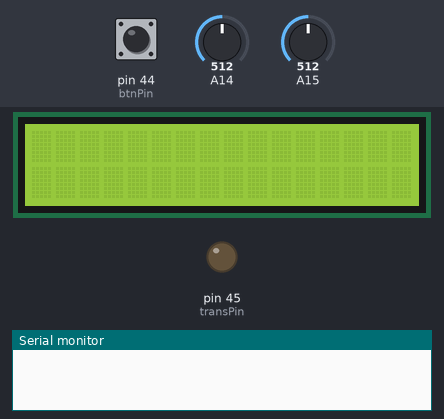
Bench run of a sketch on a simulated Arduino Mega 2560, built with avr-gcc and run on an emulated ATmega2560. Parts: 16×2 character LCD, output pins drawn as LEDs (lit = HIGH), the last lines printed to the serial monitor. The test bench sets the inputs (shaded band); at power-on: pin 44 (btnPin) LOW, A14 = 512, A15 = 512. Pins used as bus, display or sensor lines are not drawn.

Above: at 1.2 s.
1.3 s: pin 44 (btnPin) pulled HIGH for 1 s
At 1.7 s:
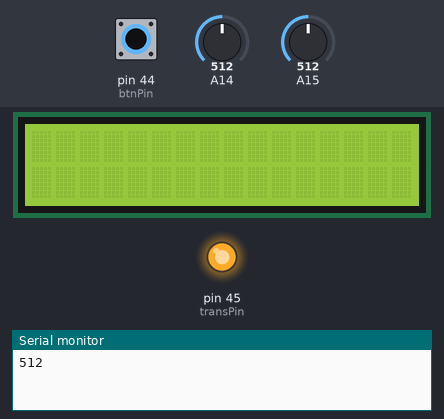
3.8 s: pin 44 (btnPin) pulled HIGH for 3.2 s
At 8.1 s:
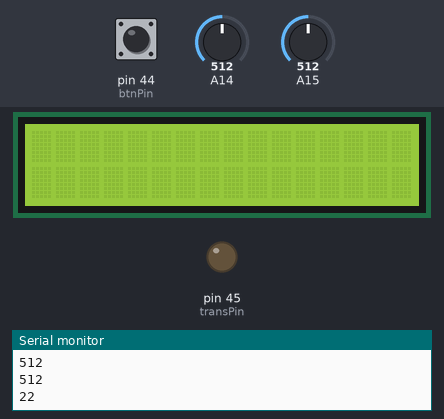
Timing chart, 0 to 9.6 s (numbered marks = the images above; inputs shaded):
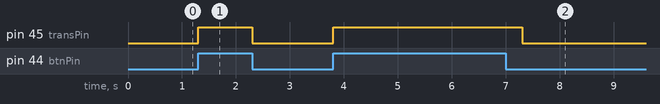

The sketch:

StageOne.ino
```cpp
#include <LiquidCrystal.h>
//Pin Definitions
#define lcdContrast 5
#define lcdRs 53
#define lcdEnable 52
#define lcdD4 51
#define lcdD5 50
#define lcdD6 49
#define lcdD7 58
#define prbOne A14
#define prbTwo A15
#define transPin 45
#define btnPin 44
//Value Definitions
#define WIRE 1
#define RESISTOR 2
#define CAPACITOR 3
#define INDUCTOR 4
#define DIODE 5
//Ranges
#define WireVal 0
#define MinCapVal 900
#define MinResistVal 400
#define MaxResistVal 850
#define MinIndVal 40
#define MaxIndVal 70
#define MinDioVal 80
#define MaxDioVal 150
//global Variables
LiquidCrystal lcd(lcdRs, lcdEnable, lcdD4, lcdD5, lcdD6, lcdD7);
int buttonState = 0;
int prbOneVal = 0;
int prbTwoVal = 0;
void setup() {
//pin setup
  pinMode(lcdContrast, OUTPUT);
  pinMode(transPin, OUTPUT);
  pinMode(btnPin, INPUT);
  Serial.begin(9600);
  analogWrite(lcdContrast,500);
  lcd.begin(16, 2);
  // Print a message to the LCD.

}
void loop() {
   buttonState = digitalRead(btnPin);
   if (buttonState == HIGH){

    prbOneVal = classifyComponent(prbOne,transPin);
    prbTwoVal = classifyComponent(prbTwo,transPin);
    Serial.print(prbOneVal);
    Serial.println(prbTwoVal);

    buttonState = LOW;
   }
}

int classifyComponent(int pin, int transistorPin){
  digitalWrite(transistorPin,HIGH);
  delay(250);
  int value = analogRead(pin);
  int estVal = -1;
  if(value <= MaxIndVal && value >= MinIndVal)
    estVal = INDUCTOR;
  else if(value <= MaxResistVal && value >= MinResistVal)
    estVal = RESISTOR;
  else if(value <= MaxDioVal && value >= MinDioVal)
   estVal = DIODE;
  else if(value == WireVal)
    estVal = WIRE;
  Serial.println(value);
  if(value > 900){
    digitalWrite(transistorPin,LOW);
    int sum = 0;
    for(int i =0; i<10;i++){
      sum  += analogRead(pin);
      delay(50);
    }
    value = sum/10;
    Serial.print("Sum: ");
    Serial.println(value);
    if(value <= 3)
      estVal = DIODE;
    else
      estVal = CAPACITOR;
  }
  if(estVal == -1){
    estVal = INDUCTOR;
  }
  digitalWrite(transistorPin,LOW);
  return estVal;
}
```

Measured:
- after the input at 1.3 s, pin 45 (transPin): LOW → HIGH at once, → LOW 1.0 s later
- after the input at 3.8 s, pin 45 (transPin): LOW → HIGH at once, → LOW 3.5 s later
